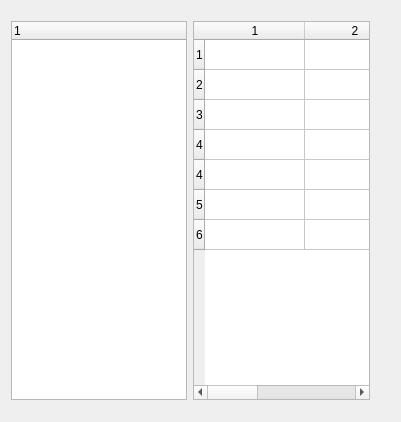
<?xml version="1.0" encoding="UTF-8"?>
<ui version="4.0">
 <class>Widget</class>
 <widget class="QWidget" name="Widget">
  <property name="geometry">
   <rect>
    <x>0</x>
    <y>0</y>
    <width>401</width>
    <height>422</height>
   </rect>
  </property>
  <property name="windowTitle">
   <string>Widget</string>
  </property>
  <widget class="QWidget" name="">
   <property name="geometry">
    <rect>
     <x>0</x>
     <y>10</y>
     <width>381</width>
     <height>401</height>
    </rect>
   </property>
   <layout class="QHBoxLayout" name="horizontalLayout">
    <item>
     <widget class="QTreeWidget" name="treeWidget">
      <column>
       <property name="text">
        <string notr="true">1</string>
       </property>
      </column>
     </widget>
    </item>
    <item>
     <widget class="QTableWidget" name="tableWidget">
      <row>
       <property name="text">
        <string>1</string>
       </property>
      </row>
      <row>
       <property name="text">
        <string>2</string>
       </property>
      </row>
      <row>
       <property name="text">
        <string>3</string>
       </property>
      </row>
      <row>
       <property name="text">
        <string>4</string>
       </property>
      </row>
      <row>
       <property name="text">
        <string>4</string>
       </property>
      </row>
      <row>
       <property name="text">
        <string>5</string>
       </property>
      </row>
      <row>
       <property name="text">
        <string>6</string>
       </property>
      </row>
      <column>
       <property name="text">
        <string>1</string>
       </property>
      </column>
      <column>
       <property name="text">
        <string>2</string>
       </property>
      </column>
      <column>
       <property name="text">
        <string>3</string>
       </property>
      </column>
     </widget>
    </item>
   </layout>
  </widget>
 </widget>
 <layoutdefault spacing="6" margin="11"/>
 <resources/>
 <connections/>
</ui>
